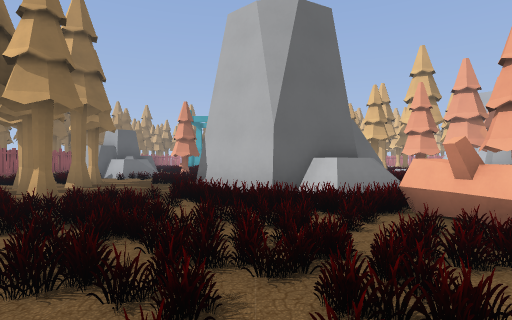
[1] (above)

24 first-person views from a walk through a Godot game level. The camera is 1.5 m above the floor, looks level and sees 80° across. The floor is counted in squares, 2 m on a side. Each view is taken from the middle of a square. On the plan, view 1 faces up. The plan holds only what a view shows up to about 10 squares ahead; the rest is blank. The place goes on beyond the plan. Some surface patterns are stand-ins.

[2]
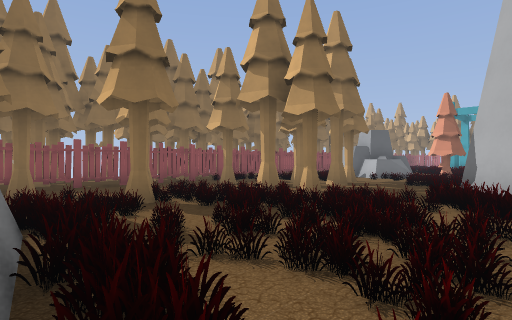

[3]
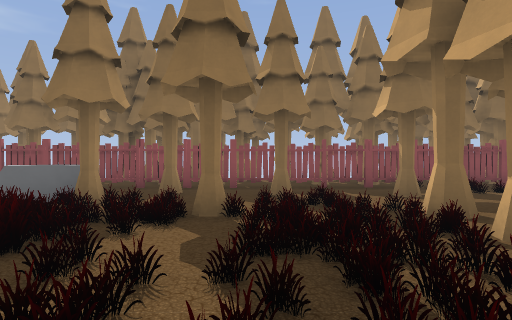

[4]
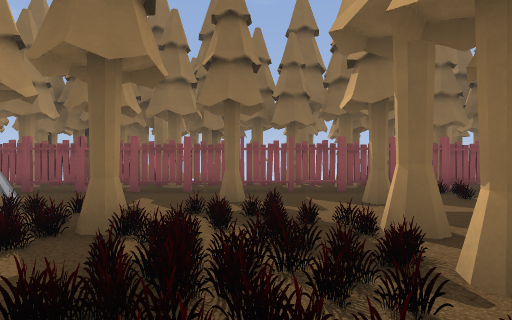

[5]
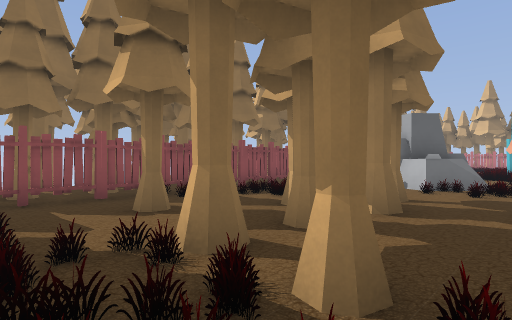

[6]
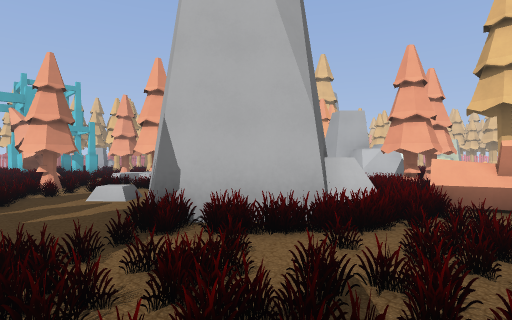

[7]
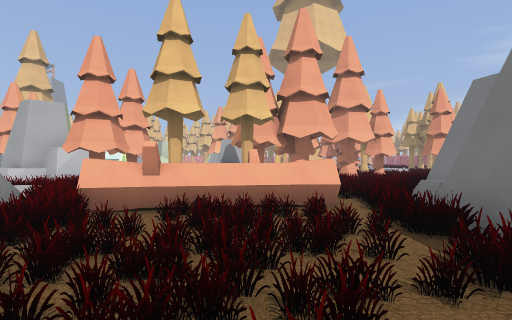

[8]
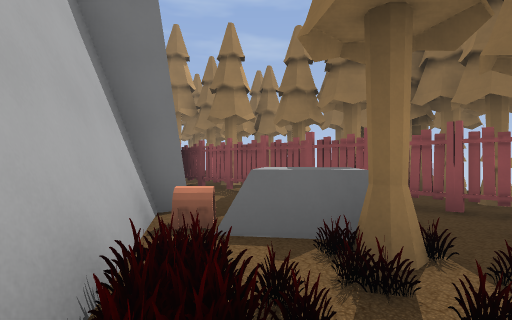

[9]
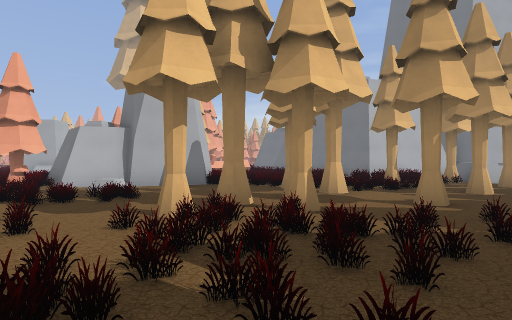

[10]
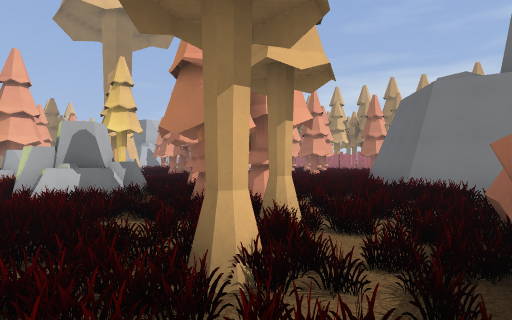

[11]
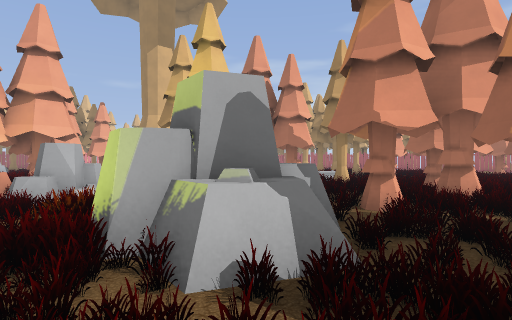

[12]
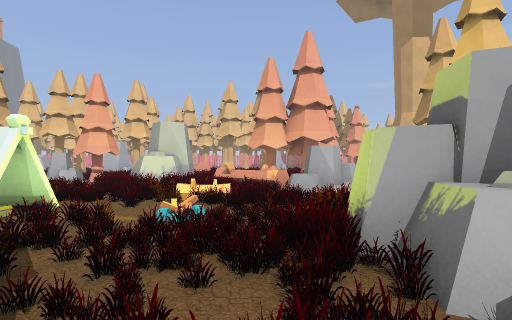

[13]
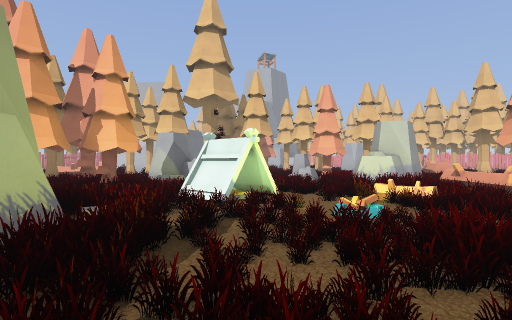

[14]
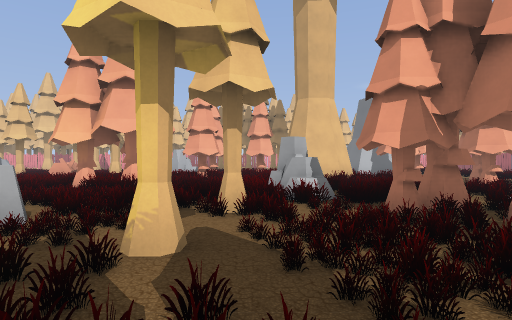

[15]
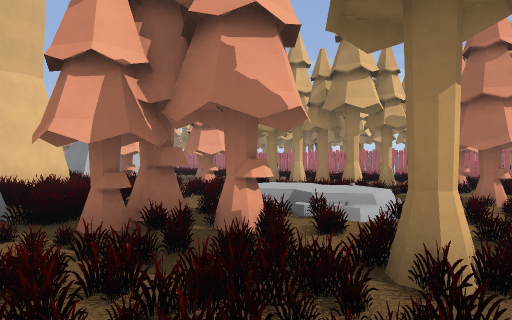

[16]
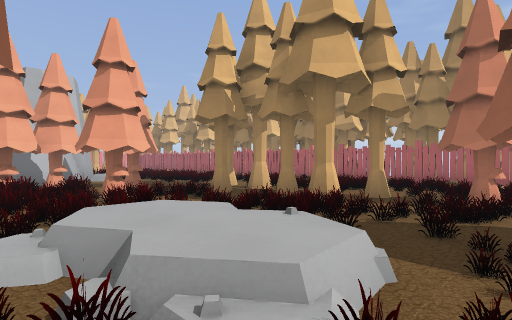

[17]
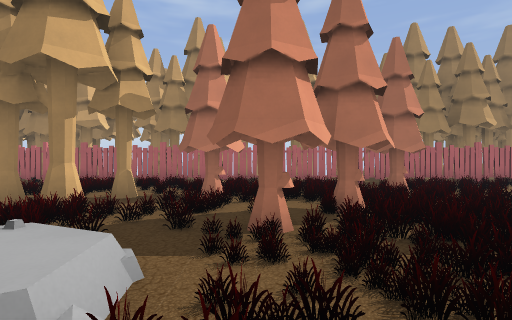

[18]
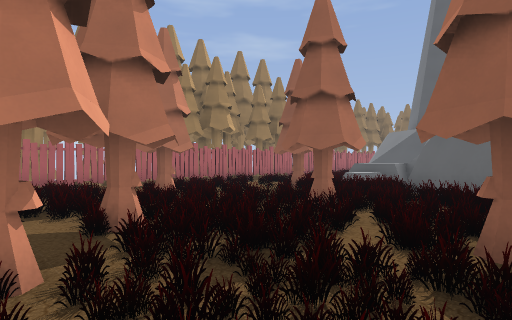

[19]
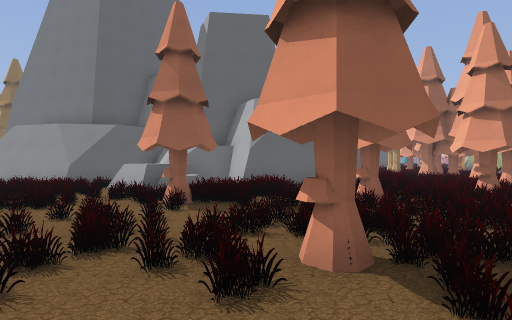

[20]
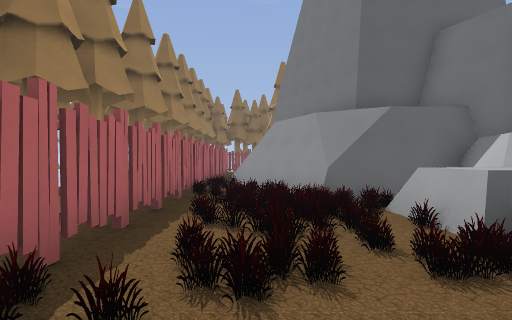

[21]
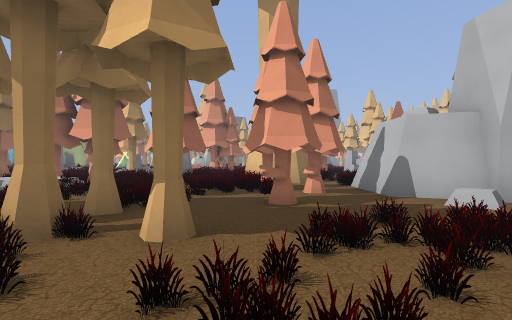

[22]
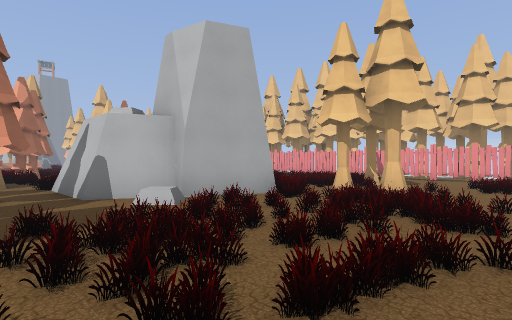

[23]
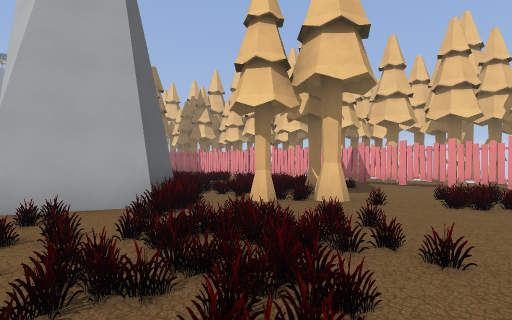

[24]
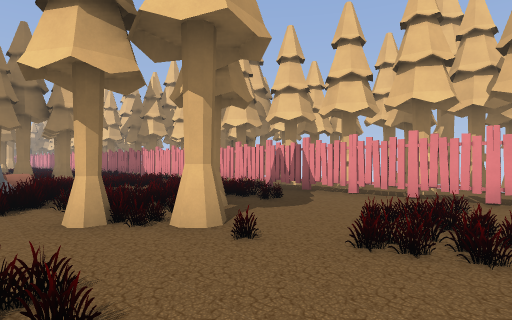

### Floor plan
Key: @ floor where view 1 was taken; # wall or solid block; . floor; = window, fence, low wall or low ledge; ^ raised ledge; T tree; C chest; R rock; L log; E tent.
Columns run from 11 left of view 1 to 36 right of it. Each row starts with its distance up from view 1.
 12 ##. ..#.  T.        T  RRR  T
 11 #T .........T       T       RR
 10 ##....T.....#     .#         T
  9 #T........###    .##. .E.    R
  8 ##...TT....#  #  =###..E..  R
  7  T....T...##  ..  ##......  .R
  6 ##..T.T....####TT T......L  L
  5 #T.....T....##. .. ......  LL
  4 ##.T.........#^.T....##..RRL  T
  3 #.............^.....=##=.RR.  TT
  2 #T#...T.......#.T.T..=#=....
  1   #T..........#...TT.. ..T...
  0  ####T.####@.........T.....T..
 -1   #^^..#    ##^..   T ......RR  T
 -2   ##^C##       .#       ...T..  ##T.
 -3   #####        ###     .T.TT    T#..
 -4                  ##    ......    ...
 -5                  ##  T...RRR....T..#    C    ##
 -6                 ##.......RRR..T..T.##  #=    .#
 -7               ###.......T...........####..    T
 -8             ###.  ..T...........T...#.#.......#
 -9             #.^^^ .....T...TT.T.........T.T...T
-10            ##.^#.T.......T.T..TT.........T....##
-11          ###.........T..  ... ................T#
-12         ##.  .........    ..   ...............##
-13         #..............    .    .. .......... T
-14          ################T#T####
-15                        #

Positions as (right, up) in squares from view 1, and headings:
1: (0, 0), facing up
2: (0, 0), facing up-left
3: (-1, 3), facing left
4: (-2, 4), facing left
5: (-3, 4), facing up-left
6: (-3, 3), facing up-right
7: (-2, 2), facing right
8: (-4, 1), facing down-left
9: (-9, 12), facing down-right
10: (3, 5), facing down-right
11: (8, 5), facing down-right
12: (8, 5), facing right
13: (8, 4), facing up-right
14: (11, 0), facing right
15: (12, -1), facing down-right
16: (13, -4), facing down-right
17: (13, -4), facing down
18: (13, -5), facing down-left
19: (11, -13), facing up-left
20: (7, -12), facing left
21: (21, -13), facing up
22: (22, -13), facing up-right
23: (25, -13), facing up-right
24: (28, -13), facing up-right
